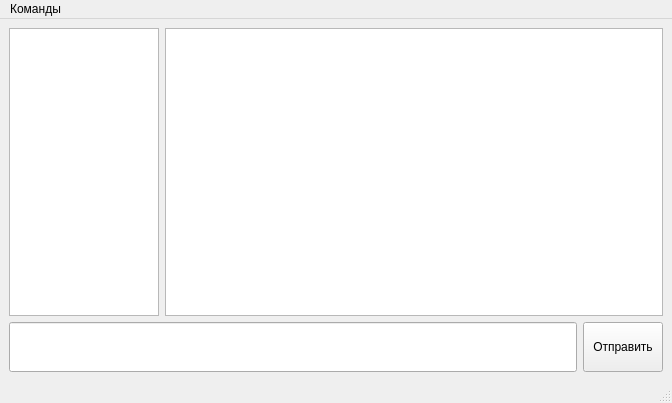
<?xml version="1.0" encoding="UTF-8"?>
<ui version="4.0">
 <class>MainWindow</class>
 <widget class="QMainWindow" name="MainWindow">
  <property name="geometry">
   <rect>
    <x>0</x>
    <y>0</y>
    <width>672</width>
    <height>403</height>
   </rect>
  </property>
  <property name="windowTitle">
   <string>Программа - Чат</string>
  </property>
  <widget class="QWidget" name="centralwidget">
   <layout class="QHBoxLayout" name="horizontalLayout_3">
    <item>
     <layout class="QVBoxLayout" name="verticalLayout">
      <item>
       <layout class="QHBoxLayout" name="horizontalLayout">
        <item>
         <widget class="QListWidget" name="usersList">
          <property name="maximumSize">
           <size>
            <width>150</width>
            <height>16777215</height>
           </size>
          </property>
         </widget>
        </item>
        <item>
         <widget class="QTextBrowser" name="chatDisplay"/>
        </item>
       </layout>
      </item>
      <item>
       <layout class="QHBoxLayout" name="horizontalLayout_2">
        <item>
         <widget class="QLineEdit" name="messageInput">
          <property name="minimumSize">
           <size>
            <width>488</width>
            <height>50</height>
           </size>
          </property>
         </widget>
        </item>
        <item>
         <widget class="QPushButton" name="pushButton">
          <property name="minimumSize">
           <size>
            <width>0</width>
            <height>50</height>
           </size>
          </property>
          <property name="text">
           <string>Отправить</string>
          </property>
         </widget>
        </item>
       </layout>
      </item>
     </layout>
    </item>
   </layout>
  </widget>
  <widget class="QMenuBar" name="menubar">
   <property name="geometry">
    <rect>
     <x>0</x>
     <y>0</y>
     <width>672</width>
     <height>21</height>
    </rect>
   </property>
   <widget class="QMenu" name="menu">
    <property name="title">
     <string>Команды</string>
    </property>
    <addaction name="action"/>
    <addaction name="separator"/>
    <addaction name="action_6"/>
    <addaction name="separator"/>
    <addaction name="action_3"/>
    <addaction name="action_4"/>
   </widget>
   <addaction name="menu"/>
  </widget>
  <widget class="QStatusBar" name="statusbar"/>
  <action name="action">
   <property name="text">
    <string>Авторизация пользователя</string>
   </property>
  </action>
  <action name="action_4">
   <property name="text">
    <string>Выход из программы</string>
   </property>
  </action>
  <action name="action_3">
   <property name="text">
    <string>Выход из учетной записи</string>
   </property>
  </action>
  <action name="action_6">
   <property name="text">
    <string>Личное сообщение</string>
   </property>
  </action>
 </widget>
 <resources/>
 <connections/>
</ui>
